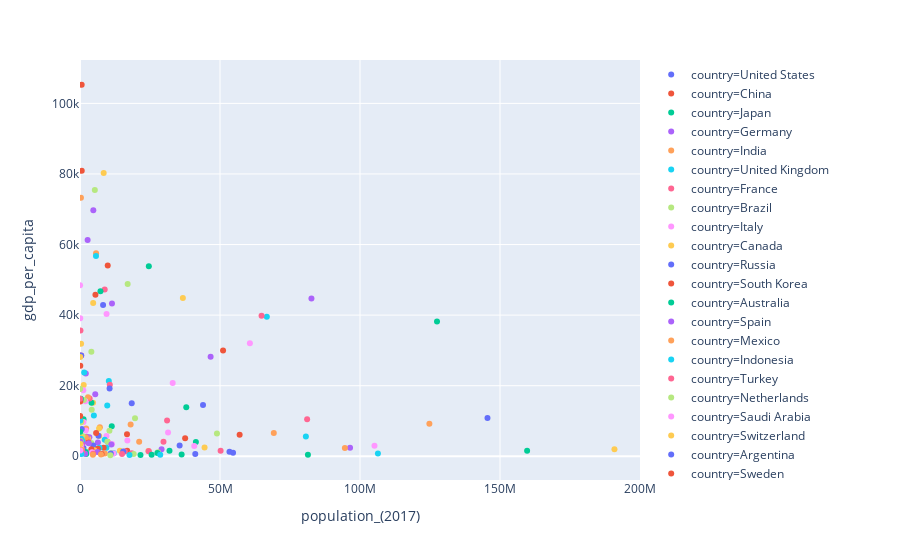

The code cell stored with this chart in its notebook:
### Markdown cell above
### scatter plot: population vs. gdp_per_capita

### Code cell
fig = px.scatter(df_gdp, x = 'population_(2017)', y = 'gdp_per_capita', color = 'country', trendline="ols")
fig.update_layout(xaxis_range=[0, 200000000])
fig.show()
plt.show()
